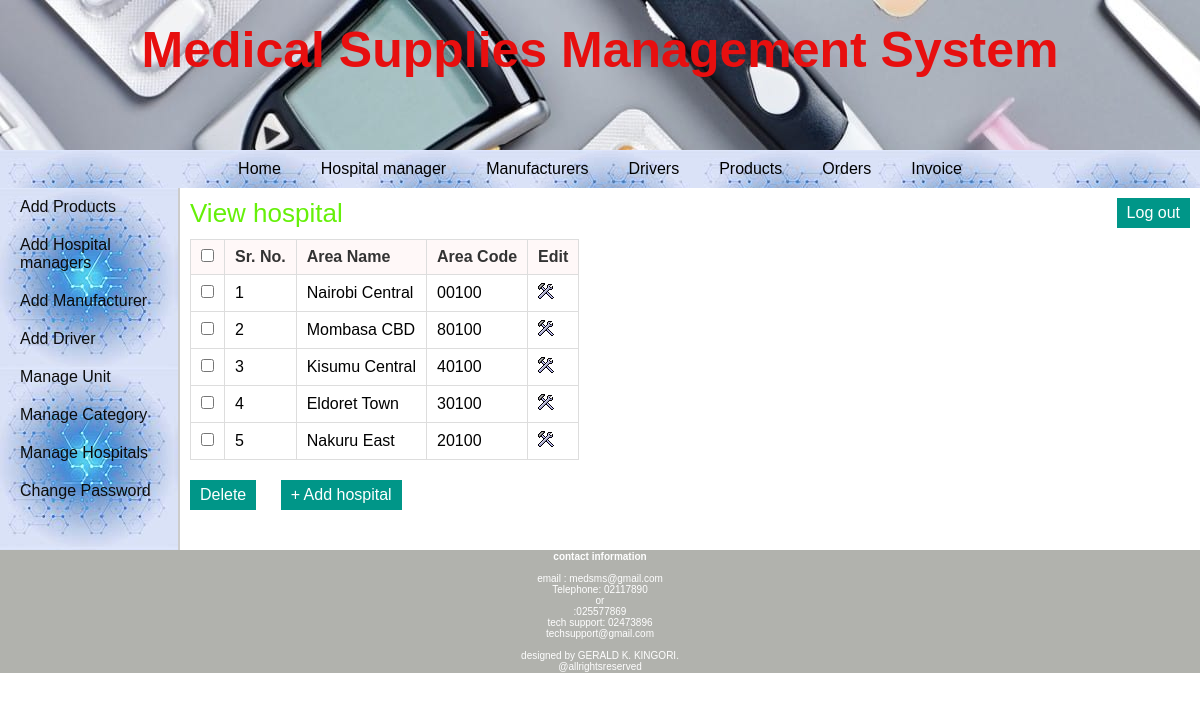
Screenshot of /admin/view_hospital.php (signed in) with the database file from the repository.
### tables this page shows
CREATE TABLE `area` (
  `area_id` int(11) NOT NULL,
  `area_name` varchar(50) NOT NULL,
  `area_code` varchar(10) NOT NULL
);

### admin/view_hospital.php (the view, shortened to what this page needs)
<?php
	include("../includes/config.php");
	if(isset($_SESSION['admin_login'])) {
		if($_SESSION['admin_login'] == true) {
			$query_selectArea = "SELECT * FROM area";
			$result_selectArea = mysqli_query($con,$query_selectArea);
		}
		else {
			header('Location:../index.php');
		}
	}
	else {
		header('Location:../index.php');
	}
?>
<!DOCTYPE html>
<html>
<head>
	<link rel="stylesheet" href="../includes/main_style.css" >
</head>
<body>
	<?php
		include("../includes/header.inc.php");
		include("../includes/nav_admin.inc.php");
		include("../includes/aside_admin.inc.php");
	?>
	<section>
		<h1>View hospital</h1>
		<form action="" method="POST" class="form">
		<table class="table_displayData">
			<tr>
				<th> <input type="checkbox" onClick="toggle(this)" /> </th>
				<th>Sr. No.</th>
				<th>Area Name</th>
				<th>Area Code</th>
				<th> Edit </th>
			</tr>
			<?php $i=1; while($row_selectArea = mysqli_fetch_array($result_selectArea)) { ?>
			<tr>
				<td> <input type="checkbox" name="chkId[]" value="<?php echo $row_selectArea['area_id']; ?>" /> </td>
				<td> <?php echo $i; ?> </td>
				<td> <?php echo $row_selectArea['area_name']; ?> </td>
				<td> <?php echo $row_selectArea['area_code']; ?> </td>
				<td> <a href="edit_area.php?id=<?php echo $row_selectArea['area_id']; ?>"><img src="../images/edit.png" alt="edit" /></a> </td>
			</tr>
			<?php $i++; } ?>
		</table>
		<input type="submit" value="Delete" class="submit_button"/>
		<a href="add_area.php"><input type="button" value="+ Add hospital" class="submit_button"/></a>
		</form>
	</section>
	<?php
		include("../includes/footer.inc.php");
	?>
</body>
</html>

### includes/main_style.css (style rules this page uses)
* { font-family: arial,sans-serif; margin:0px; padding:0px; }
body { width:auto; margin:auto; border:none; }
a { text-decoration:none; }
.submit_button { font-size:16px; margin-top:20px; margin-right:20px; padding:6px 10px; background-color:#009688; border:none; color:white; }
section { width:1000px; padding:10px; padding-bottom:40px; }
section h1 { margin-bottom:10px; font-weight:normal; color:rgb(101, 240, 9); font-size: 26px; }
table { border-collapse: collapse; }
.table_displayData td, .table_displayData th { border:1px solid #ddd; padding: 8px 10px; text-align: left; }
.table_displayData th { background-color:rgba(255, 248, 248, 0.897); color:#333; }

### rows the page displays
area: area_name "Nairobi Central", area_code "00100"
area: area_name "Mombasa CBD", area_code "80100"
area: area_name "Kisumu Central", area_code "40100"
area: area_name "Eldoret Town", area_code "30100"
area: area_name "Nakuru East", area_code "20100"
